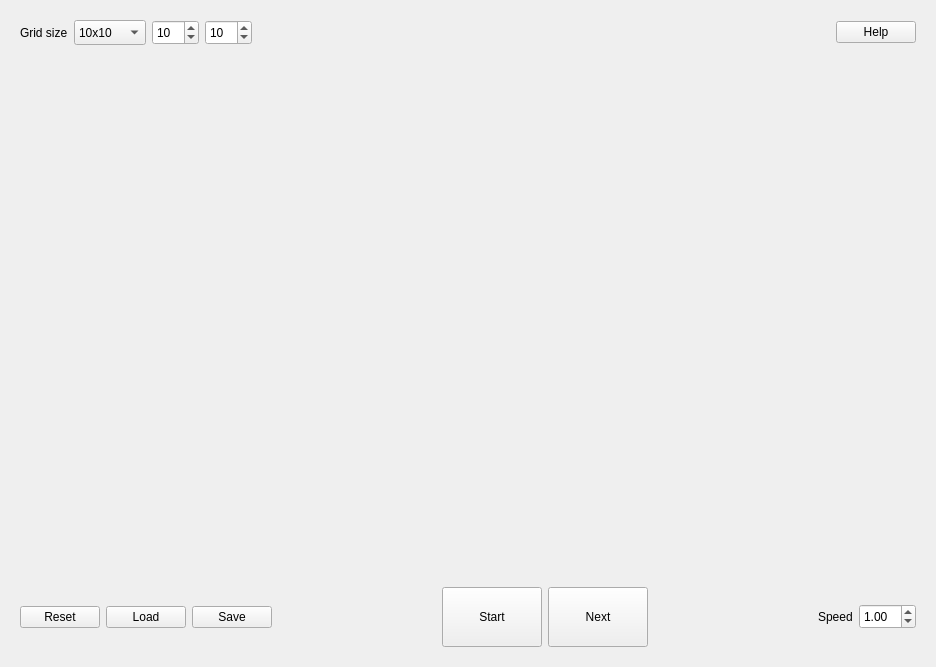
<?xml version="1.0" encoding="UTF-8"?>
<ui version="4.0">
 <class>Form</class>
 <widget class="QWidget" name="Form">
  <property name="geometry">
   <rect>
    <x>0</x>
    <y>0</y>
    <width>936</width>
    <height>667</height>
   </rect>
  </property>
  <property name="windowTitle">
   <string>Form</string>
  </property>
  <layout class="QVBoxLayout" name="verticalLayout" stretch="0,1,0">
   <item>
    <widget class="QWidget" name="widget_2" native="true">
     <layout class="QHBoxLayout" name="horizontalLayout">
      <item>
       <widget class="QLabel" name="label">
        <property name="text">
         <string>Grid size</string>
        </property>
       </widget>
      </item>
      <item>
       <widget class="QComboBox" name="comboBox">
        <property name="minimumSize">
         <size>
          <width>0</width>
          <height>25</height>
         </size>
        </property>
        <item>
         <property name="text">
          <string>10x10</string>
         </property>
        </item>
        <item>
         <property name="text">
          <string>25x25</string>
         </property>
        </item>
        <item>
         <property name="text">
          <string>50x50</string>
         </property>
        </item>
        <item>
         <property name="text">
          <string>Custom</string>
         </property>
        </item>
       </widget>
      </item>
      <item>
       <widget class="QSpinBox" name="spinBox_columns">
        <property name="minimumSize">
         <size>
          <width>0</width>
          <height>25</height>
         </size>
        </property>
        <property name="minimum">
         <number>5</number>
        </property>
        <property name="maximum">
         <number>150</number>
        </property>
        <property name="value">
         <number>10</number>
        </property>
       </widget>
      </item>
      <item>
       <widget class="QSpinBox" name="spinBox_rows">
        <property name="minimumSize">
         <size>
          <width>0</width>
          <height>25</height>
         </size>
        </property>
        <property name="minimum">
         <number>5</number>
        </property>
        <property name="maximum">
         <number>150</number>
        </property>
        <property name="value">
         <number>10</number>
        </property>
       </widget>
      </item>
      <item>
       <spacer name="horizontalSpacer">
        <property name="orientation">
         <enum>Qt::Horizontal</enum>
        </property>
        <property name="sizeHint" stdset="0">
         <size>
          <width>352</width>
          <height>20</height>
         </size>
        </property>
       </spacer>
      </item>
      <item>
       <widget class="QPushButton" name="pushButton_help">
        <property name="text">
         <string>Help</string>
        </property>
       </widget>
      </item>
     </layout>
    </widget>
   </item>
   <item>
    <widget class="QWidget" name="widget" native="true">
     <layout class="QHBoxLayout" name="horizontalLayout_3" stretch="0,1,0">
      <item>
       <spacer name="horizontalSpacer_4">
        <property name="orientation">
         <enum>Qt::Horizontal</enum>
        </property>
        <property name="sizeHint" stdset="0">
         <size>
          <width>40</width>
          <height>20</height>
         </size>
        </property>
       </spacer>
      </item>
      <item>
       <layout class="QGridLayout" name="widget_main"/>
      </item>
      <item>
       <spacer name="horizontalSpacer_5">
        <property name="orientation">
         <enum>Qt::Horizontal</enum>
        </property>
        <property name="sizeHint" stdset="0">
         <size>
          <width>40</width>
          <height>20</height>
         </size>
        </property>
       </spacer>
      </item>
     </layout>
    </widget>
   </item>
   <item>
    <widget class="QWidget" name="widget_3" native="true">
     <layout class="QHBoxLayout" name="horizontalLayout_2" stretch="0,0,0,1,0,0,1,0,0">
      <item>
       <widget class="QPushButton" name="pushButton_reset">
        <property name="text">
         <string>Reset</string>
        </property>
       </widget>
      </item>
      <item>
       <widget class="QPushButton" name="pushButton_preset">
        <property name="text">
         <string>Load</string>
        </property>
       </widget>
      </item>
      <item>
       <widget class="QPushButton" name="pushButton_save">
        <property name="text">
         <string>Save</string>
        </property>
       </widget>
      </item>
      <item>
       <spacer name="horizontalSpacer_2">
        <property name="orientation">
         <enum>Qt::Horizontal</enum>
        </property>
        <property name="sizeHint" stdset="0">
         <size>
          <width>263</width>
          <height>20</height>
         </size>
        </property>
       </spacer>
      </item>
      <item>
       <widget class="QPushButton" name="pushButton_start_stop">
        <property name="minimumSize">
         <size>
          <width>100</width>
          <height>60</height>
         </size>
        </property>
        <property name="text">
         <string>Start</string>
        </property>
       </widget>
      </item>
      <item>
       <widget class="QPushButton" name="pushButton_next">
        <property name="minimumSize">
         <size>
          <width>100</width>
          <height>60</height>
         </size>
        </property>
        <property name="text">
         <string>Next</string>
        </property>
       </widget>
      </item>
      <item>
       <spacer name="horizontalSpacer_6">
        <property name="orientation">
         <enum>Qt::Horizontal</enum>
        </property>
        <property name="sizeHint" stdset="0">
         <size>
          <width>40</width>
          <height>20</height>
         </size>
        </property>
       </spacer>
      </item>
      <item>
       <widget class="QLabel" name="label_2">
        <property name="text">
         <string>Speed</string>
        </property>
       </widget>
      </item>
      <item>
       <widget class="QDoubleSpinBox" name="doubleSpinBox">
        <property name="minimumSize">
         <size>
          <width>0</width>
          <height>25</height>
         </size>
        </property>
        <property name="minimum">
         <double>0.250000000000000</double>
        </property>
        <property name="maximum">
         <double>30.000000000000000</double>
        </property>
        <property name="singleStep">
         <double>0.250000000000000</double>
        </property>
        <property name="value">
         <double>1.000000000000000</double>
        </property>
       </widget>
      </item>
     </layout>
    </widget>
   </item>
  </layout>
 </widget>
 <resources/>
 <connections/>
</ui>
